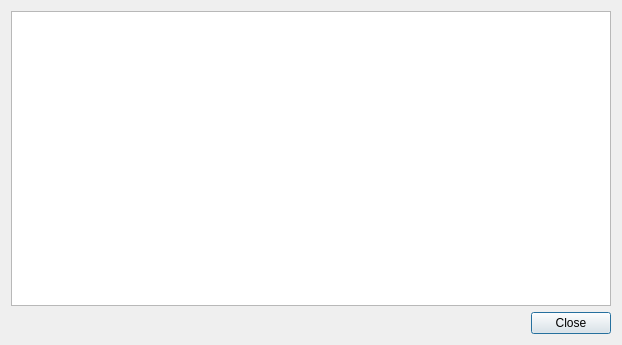
<?xml version="1.0" encoding="UTF-8"?>
<ui version="4.0">
 <class>PodLogsDialog</class>
 <widget class="QDialog" name="PodLogsDialog">
  <property name="windowModality">
   <enum>Qt::WindowModal</enum>
  </property>
  <property name="enabled">
   <bool>true</bool>
  </property>
  <property name="geometry">
   <rect>
    <x>0</x>
    <y>0</y>
    <width>622</width>
    <height>345</height>
   </rect>
  </property>
  <property name="contextMenuPolicy">
   <enum>Qt::DefaultContextMenu</enum>
  </property>
  <property name="windowTitle">
   <string>Logs ...</string>
  </property>
  <property name="modal">
   <bool>true</bool>
  </property>
  <layout class="QVBoxLayout" name="verticalLayout">
   <item>
    <widget class="QPlainTextEdit" name="txt_pod_logs"/>
   </item>
   <item>
    <layout class="QHBoxLayout" name="horizontalLayout">
     <item>
      <spacer name="horizontalSpacer">
       <property name="orientation">
        <enum>Qt::Horizontal</enum>
       </property>
       <property name="sizeHint" stdset="0">
        <size>
         <width>40</width>
         <height>20</height>
        </size>
       </property>
      </spacer>
     </item>
     <item>
      <widget class="QPushButton" name="btn_close_logs">
       <property name="text">
        <string>Close</string>
       </property>
      </widget>
     </item>
    </layout>
   </item>
  </layout>
 </widget>
 <resources/>
 <connections/>
</ui>
